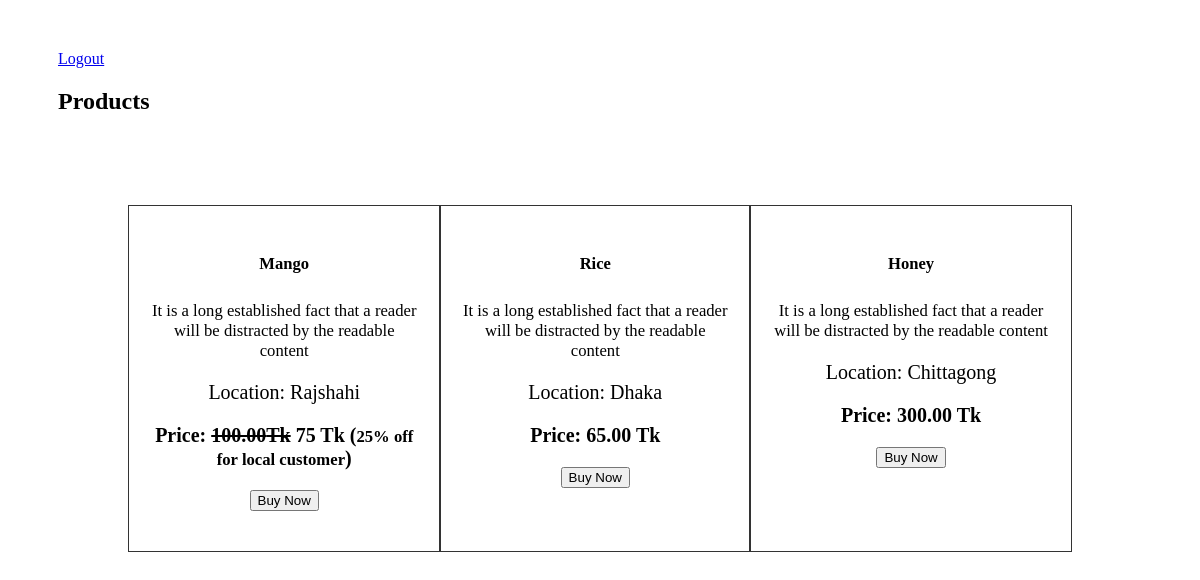
The app's page /index.php (signed in) with its own data.
### tables this page shows
CREATE TABLE `products` (
  `id` int(11) NOT NULL,
  `name` varchar(100) NOT NULL,
  `description` text DEFAULT NULL,
  `price` float(12,2) NOT NULL,
  `location_id` int(11) NOT NULL
);

CREATE TABLE `locations` (
  `id` int(11) NOT NULL,
  `name` varchar(50) NOT NULL
);

### index.php (the view, shortened to what this page needs)
<?php
require 'include/head.php';
include 'actions.php';
?>
<div style="margin: 50px">
    <?php
        $sql = "SELECT * FROM products";
        $result = mysqli_query($conn, $sql);
        if (isset($_SESSION['loggedUserId']) && $_SESSION['userType'] == 1){
    ?>
            <a href="logout.php">Logout</a>
    <?php }else{
    ?>
            <a href="login.php">Login</a>
    <?php } ?>
    <h2>Products</h2>
    <div class="grid-container">
        <?php
            if (mysqli_num_rows($result) > 0){
                while ($row = mysqli_fetch_assoc($result)){
        ?>
                <div class="grid-item">
                    <h5><?=$row['name']?></h5>
                    <small><?=$row['description']?></small>
                    <?php
                        $loc_sql = "SELECT * FROM locations WHERE id='".$row['location_id']."'";
                        $loc_res = mysqli_query($conn, $loc_sql);
                        $loc = mysqli_fetch_assoc($loc_res);
                    ?>
                    <p>Location: <?=$loc['name']?></p>
                    <p>
                        <strong>Price:
                            <?=(isset($_SESSION['userLocationId']) && $_SESSION['userLocationId'] == $row['location_id']?
                                '<s>'.$row['price']. 'Tk</s> ' .($row['price']-(($row['price']/100)*25)).' Tk (<small>25% off for local customer</small>)':$row['price'].' Tk')?>
                        </strong>
                    </p>
                    <form action="actions.php" method="post">
                        <input type="submit" name="orderSubmit" value="Buy Now">
                    </form>
                </div>
        <?php }
            }else{
        ?>
                <p>No Product available</p>
        <?php }
        ?>
    </div>
</div>
</body>
</html>

### css/style.css (style rules this page uses)
.grid-container { display: grid; grid-template-columns: auto auto auto; padding: 70px; }
.grid-item { background-color: rgba(255, 255, 255, 0.8); border: 1px solid rgba(0, 0, 0, 0.8); padding: 20px; font-size: 20px; text-align: center; }

### records on screen
products: name "Mango", description "It is a long established fact that a reader will be distracted by the readable content", location.name "Rajshahi", price "100.00", $row['price']-(($row['price']/100)*25) "75"
products: name "Rice", description "It is a long established fact that a reader will be distracted by the readable content", location.name "Dhaka", price "65.00"
products: name "Honey", description "It is a long established fact that a reader will be distracted by the readable content", location.name "Chittagong", price "300.00"
